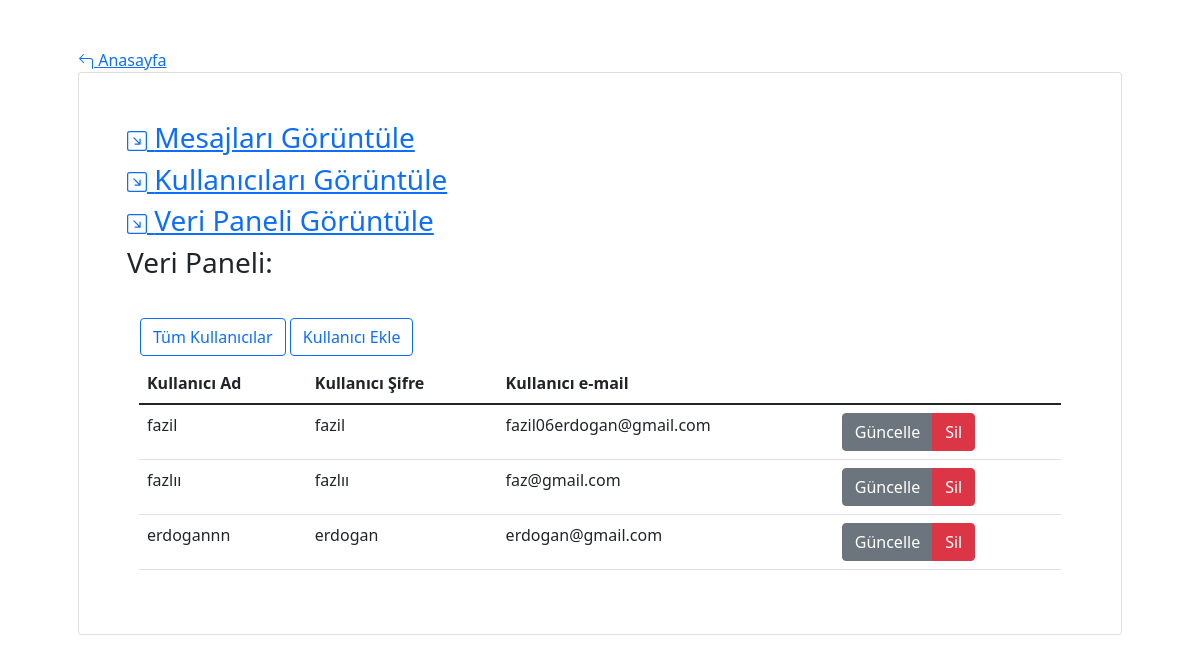
Screenshot of /uyelikgiris/veripaneli.php with the database file from the repository.
### tables this page shows
CREATE TABLE `kullanicilar_tablo` (
  `id` int(11) NOT NULL,
  `kullanici_adi` varchar(50) NOT NULL,
  `e_mail` varchar(50) NOT NULL,
  `kullanici_sifre` varchar(25) NOT NULL
);

### uyelikgiris/veripaneli.php (the view, shortened to what this page needs)
<?php
include "baglanti.php";
$sql="SELECT * FROM kullanicilar_tablo";
$sorgu=$db->prepare($sql);
$sorgu->execute();
?>
<!doctype html>
<html lang="tr">
  <head>
    <link href="https://cdn.jsdelivr.net/npm/bootstrap@5.1.3/dist/css/bootstrap.min.css" rel="stylesheet">
  </head>
  <body>
    <div class="container p-5">
                <a href="http://localhost/internet-programming-butunleme/ks_sport_(kisporlari)/" class="button"> Anasayfa</a>
            <div class="card p-5">
<div>
<a href="adminkontrol.php"><H3> Mesajları Görüntüle</H3></a>
<a href="adminkullanicikontrol.php"><H3> Kullanıcıları Görüntüle</H3></a>
<a href="veripaneli.php"><H3> Veri Paneli Görüntüle</H3></a>
</div>
                    <form action="" method="POST">
                    <H3>Veri Paneli:</H3><br>
</form>
<header>
    <div>
        <div class="row">
            <div class="col">
                <div class="btn group">
                    <a href="veripaneli.php" class="btn btn-outline-primary">Tüm Kullanıcılar</a>
                    <a href="ekle.php" class="btn btn-outline-primary">Kullanıcı Ekle</a>
                </div>
            </div>
        </div>
    </div>
</header>
<main>
    <div class="container">
        <div class="row">
            <div class="col">
                <table class="table table-hover">
                    <thead>
                        <tr>
                            <th>Kullanıcı Ad</th>
                            <th>Kullanıcı Şifre</th>
                            <th>Kullanıcı e-mail</th>
                        </tr>
                    </thead>
                    <tbody>
                        <?php while($satir=$sorgu->fetch(PDO::FETCH_ASSOC)) { ?>
                            <tr>
                                <td><?=$satir['kullanici_adi']?></td>
                                <td><?=$satir['kullanici_sifre']?></td>
                                <td><?=$satir['e_mail']?></td>
                                <td><div class="btn-group">
                                    <a href="guncelle.php?id=<?=$satir['id']?>" class="btn btn-secondary">Güncelle</a>
                                    <a href="?sil=<?=$satir['id']?>" class="btn btn-danger">Sil</a>
                                </div></td>
                            </tr>
                        <?php } ?>
                    </tbody>
                </table>
            </div>
        </div>
    </div>
</main>
</div>
</div>
</body>
</html>

### rows the page displays
kullanicilar_tablo: kullanici_adi "fazil", kullanici_sifre "fazil", e_mail "fazil06erdogan@gmail.com"
kullanicilar_tablo: kullanici_adi "fazlıı", kullanici_sifre "fazlıı", e_mail "faz@gmail.com"
kullanicilar_tablo: kullanici_adi "erdogannn", kullanici_sifre "erdogan", e_mail "erdogan@gmail.com"
